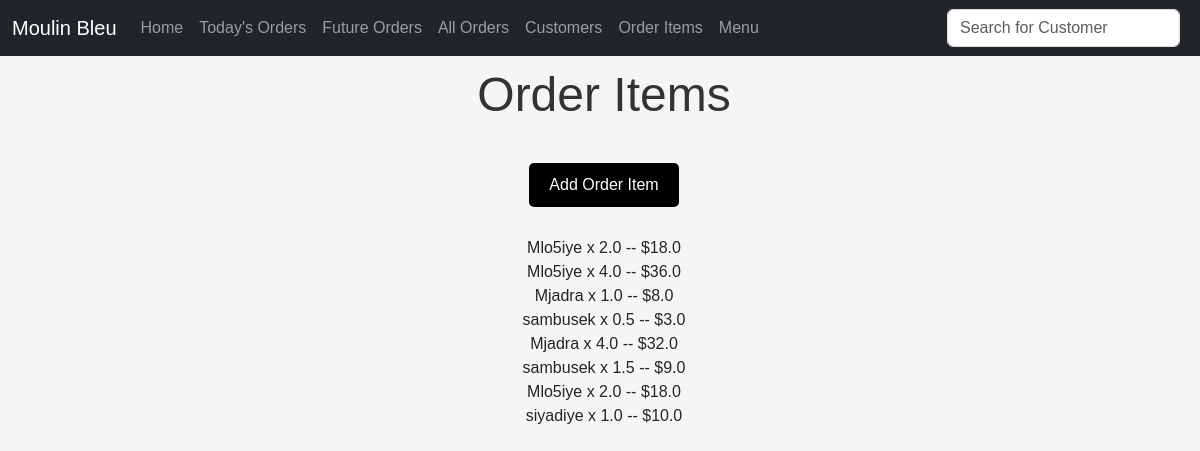
/order_items, run on an earlier commit of the app's database.
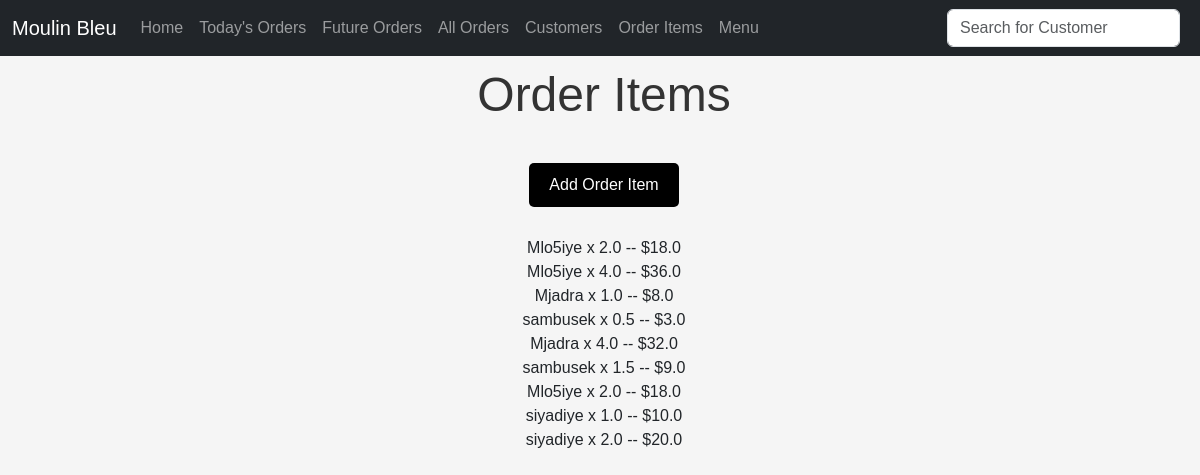
And on a later commit of the database.
### ordersapp/models.py (models this page shows, shortened)
class OrderItem(models.Model):
    food_item = models.ForeignKey(FoodItem, on_delete=models.CASCADE)
    quantity = models.FloatField()
    linked_order = models.ForeignKey(
        "Order", on_delete=models.CASCADE, null=True, blank=True
    )
    @property
    def price(self):
        return self.food_item.price * self.quantity

### menuapp/models.py (models this page shows, shortened)
class FoodItem(models.Model):
    name = models.CharField(max_length=255)
    price = models.IntegerField()
    notes = models.TextField()
    plat_du_jour = models.BooleanField(default=False)

### ordersapp/views.py (the view)
# urls.py: path("order_items", OrderItemsView.as_view(), name="order_items"),
class OrderItemsView(ListView):
    model = OrderItem
    template_name = "order_items.html"
    context_object_name = "order_items"

### ordersapp/templates/order_items.html (shortened to what this page needs)
{% extends 'base.html' %}
{%block content %}
<h1>Order Items</h1>
<br>
<div style="text-align: center;">
    <a href="{% url 'add_order_item' %}">
        <button class="btn btn-dark">Add Order Item</button>
    </a>
</div>
<br>
<ul>
    {% for order_item in order_items %}
    <li>
        {{order_item.food_item.name}} x {{order_item.quantity}} --
        ${{order_item.price}}
        <br>
    </li>
    {% endfor %}
</ul>
{% endblock %}

What changed in the data, as far as the page shows it:
added OrderItem: food_item.name "siyadiye", quantity "2.0", price "20.0"
